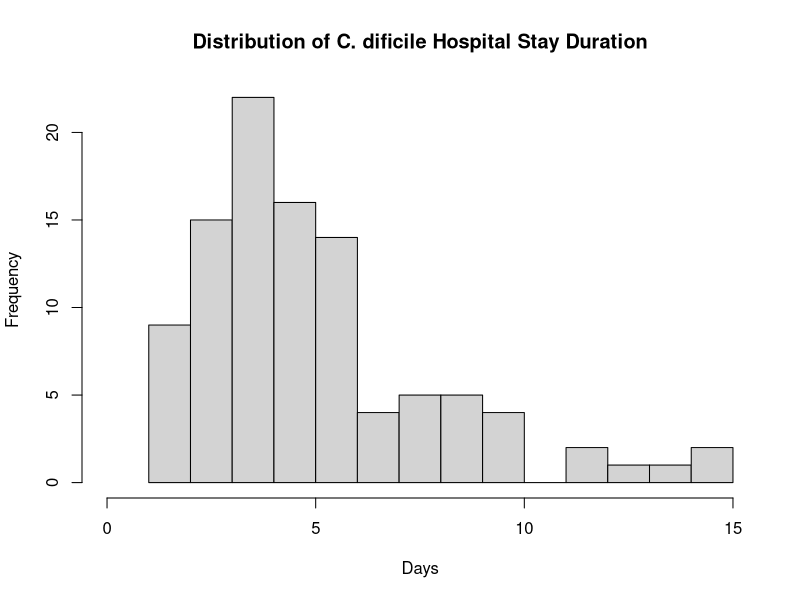

Reproduce this figure in R.
# CS555 Data Analysis and Visualization
# Homework1.R
# Jefferson Parker, japarker@bu.edu
# 20180703

# 1. Save the data to a .csv file and read it into R.
# The file was saved locally as CdifficileData.csv.
inputdir <- "C:/Users/jparker/Code/Input";
setwd(inputdir);
difi.data <- read.csv(file = "CdifficileData.csv", header = FALSE);

# The read.csv function automatically creates a data frame.
# Convert the data to an unnamed integer vector for convenience.
difi.data <- unname(unlist(difi.data));

# 2. Make a histogram of the duration of hospital days, binned by single
# days.  Lable the plot apporpriately.
hist(difi.data, 
		 breaks = 14, 
		 xlim = c(0,15),
		 main = "Distribution of C. dificile Hospital Stay Duration",
		 xlab = "Days",
		 ylab = "Frequency"
);

# Determine if there are outliers.
find.outliers <- function(x){
	fiveNum <- fivenum(x);
	firstQuartile <- fiveNum[2];
	thirdQuartile <- fiveNum[4];
	iqrVal <- fiveNum[4] - fiveNum[2];
	
	upperBound <- thirdQuartile + (1.5 * iqrVal);
	lowerBound <- firstQuartile - (1.5 * iqrVal);
	return(sort(x[x <= lowerBound | x >= upperBound]));
}

table(find.outliers(difi.data));

# 3. Find the mean, median and standard deviation, first and third
# quartiles, min, max.
summary(difi.data);
sd(difi.data);

# 4. Assume normal distribution with mean = 5 and sd = 3.
# a) What percentage of patients are in the hospital less than a week?
pnorm(7, mean = 5, sd = 3);

# b) For a sample n = 10, what is the probability a hospital stay is 
# more than 7 days?
#
# First, we use the provided information to find the Standard Error of the mean.
# Then we use this as the estimate of the population standard deviation to 
# calculate our probability.
se.xbar = 3/sqrt(10);
1 - pnorm(7, mean = 5, sd = se.xbar);
